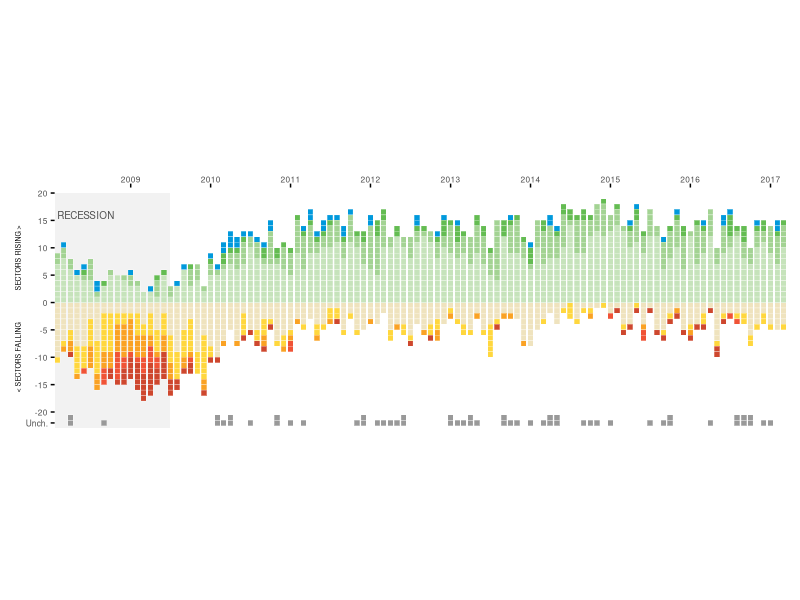
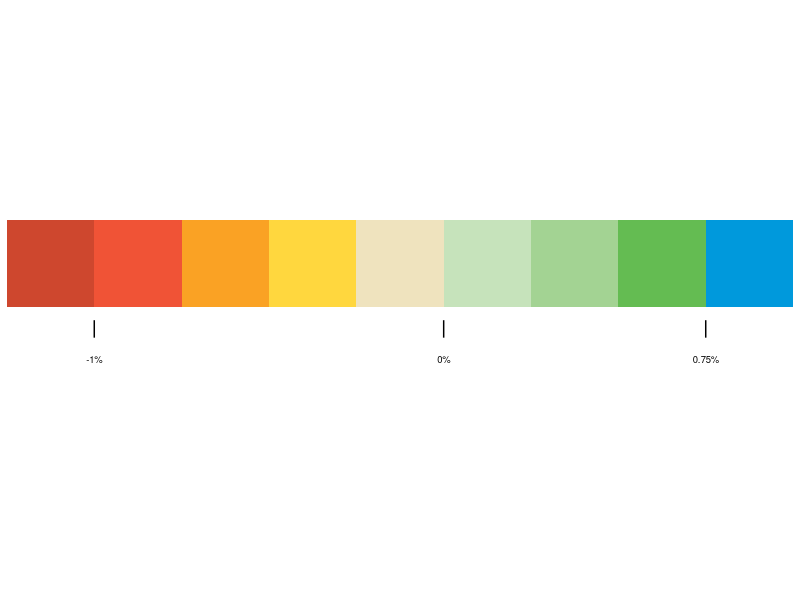
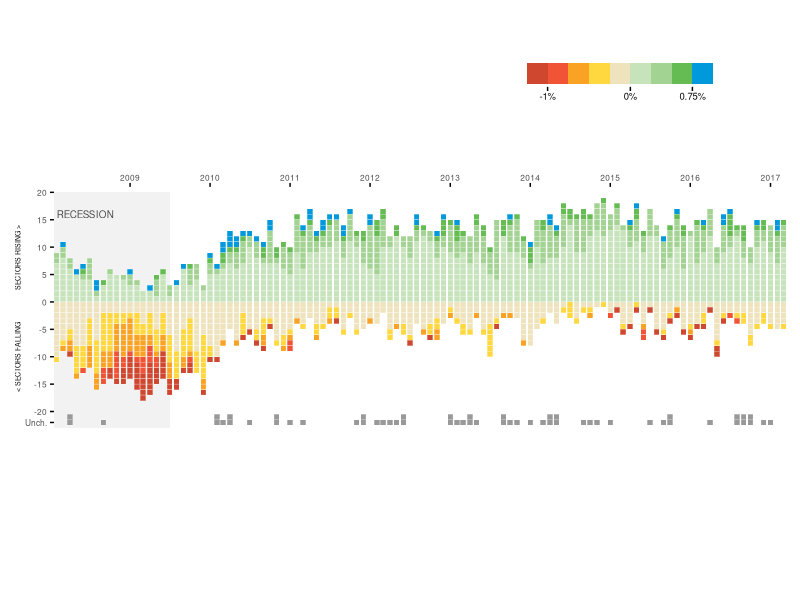
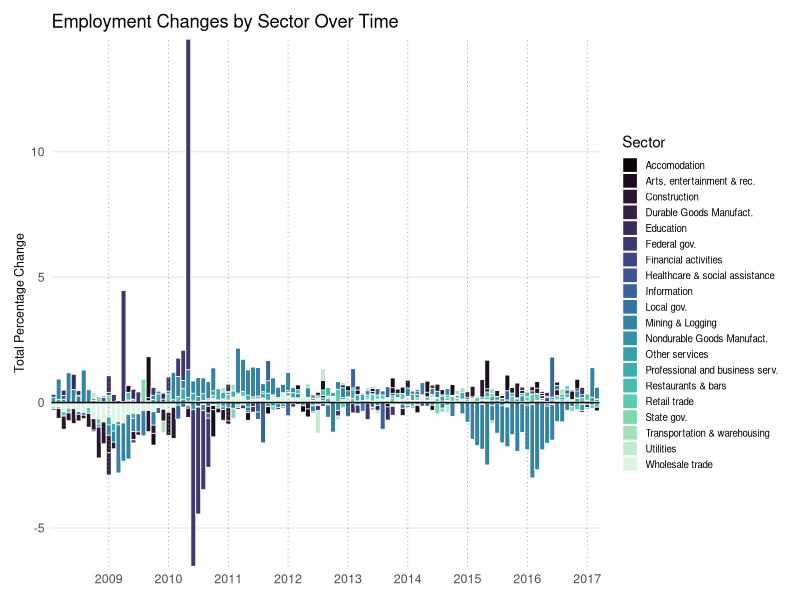
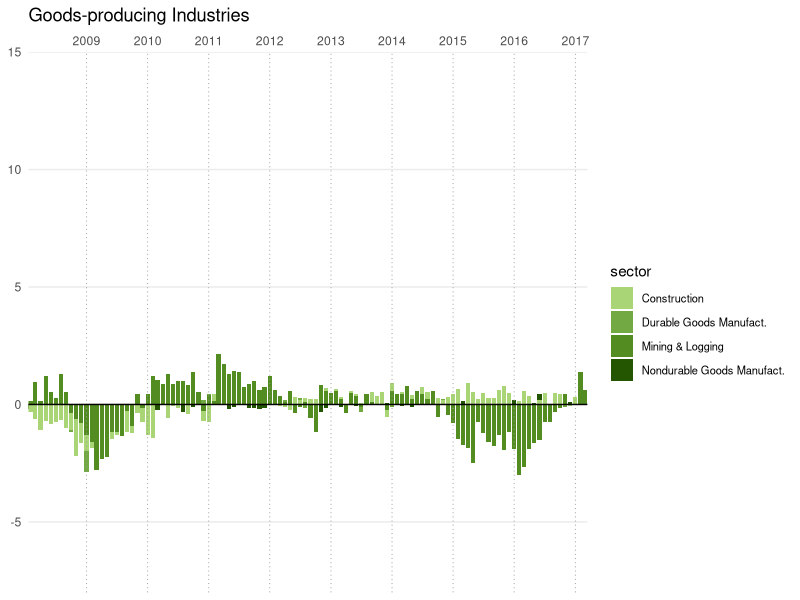
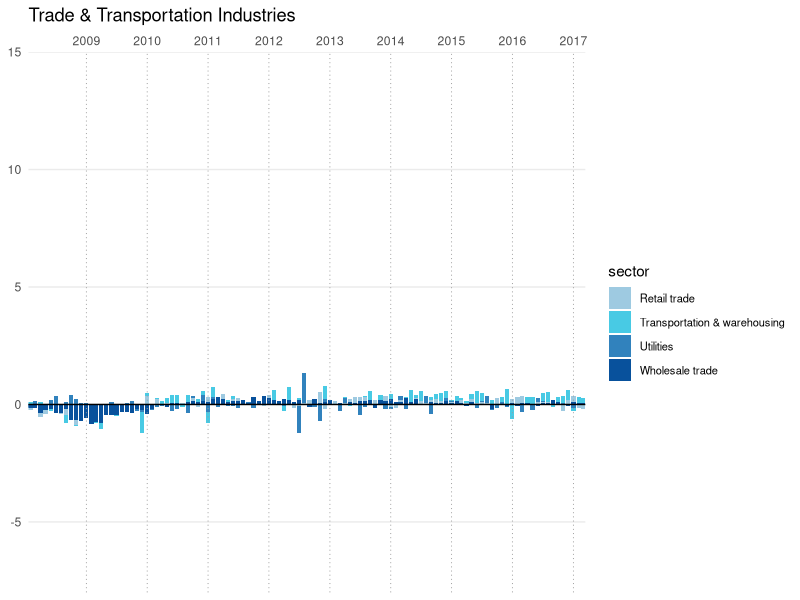
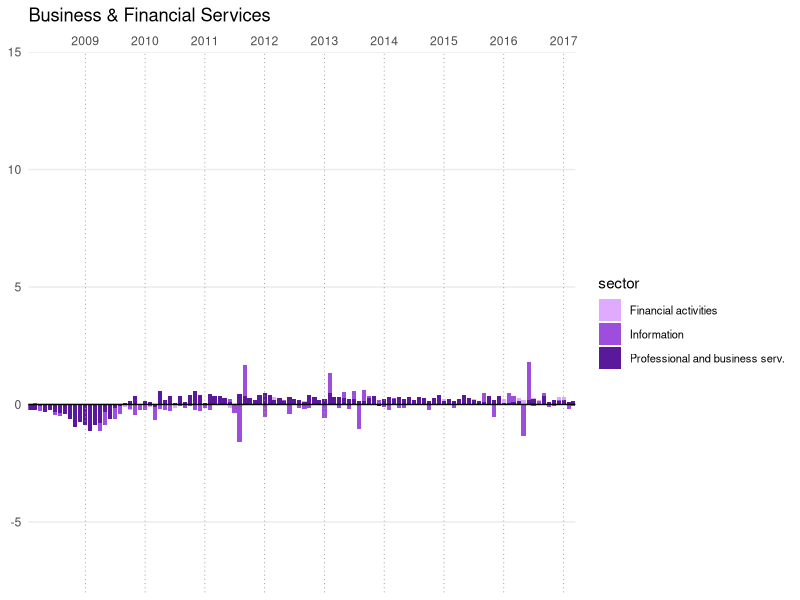
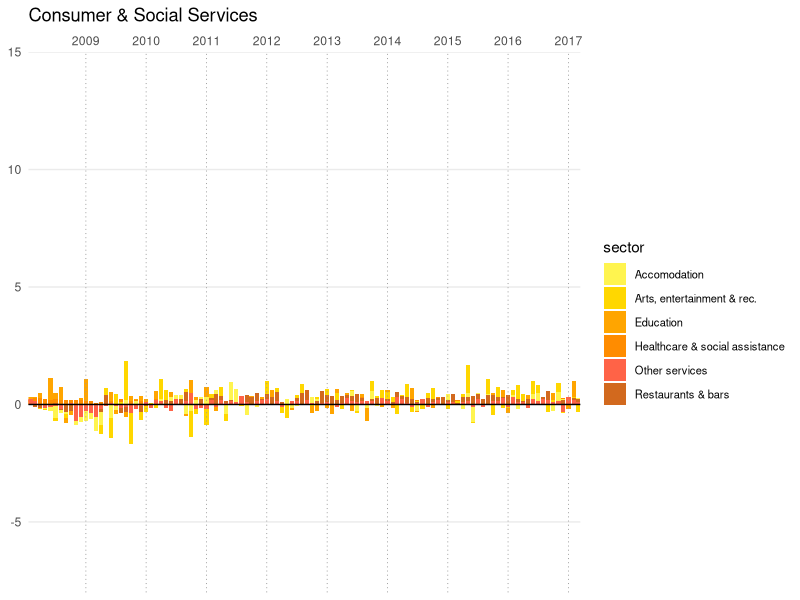

R code for these plots, in order:
## ---- chunk 1
library(tidyverse)
library(cowplot)
library(colorspace)
library(patchwork)
## ---- chunk 2
payrol_unemployment <- read.csv(file = "./monthly.csv")
## ---- chunk 3
new_payrol_unemployement <- 
  payrol_unemployment |> 
  rename(date = "observation_date",
         transportation_and_warehousing = "CES4300000001",
         utilities = "CES4422000001",
         education = "CES6561000001",
         health_care_and_social_assistance = "CES6562000001",
         arts_entertainment_and_rec = "CES7071000001",
         accommodation = "CES7072100001",
         restaurants_and_bars = "CES7072200001",
         federal_government = "CES9091000001",
         state_government = "CES9092000001",
         local_government = "CES9093000001",
         durable_goods_manufacturing = "DMANEMP",
         nondurable_goods_manufacturing = "NDMANEMP",
         construction = "USCONS",
         financial_activities = "USFIRE",
         information = "USINFO",
         mining_and_logging = "USMINE",
         professional_and_business_services = "USPBS",
         other_services = "USSERV",
         retail_trade = "USTRADE",
         wholesale_trade = "USWTRADE"
         ) |> 
  mutate(date = as.Date(date, format = "%Y-%m-%d"))
## ---- chunk 4
percentage_payroles <- new_payrol_unemployement |> 
  arrange(date) |> 
  mutate(across(
    c(transportation_and_warehousing, 
      utilities,
      education,
      health_care_and_social_assistance,
      arts_entertainment_and_rec,
      accommodation,
      restaurants_and_bars,
      federal_government,
      state_government,
      local_government,
      durable_goods_manufacturing,
      nondurable_goods_manufacturing,
      construction,
      financial_activities,
      information,
      mining_and_logging,
      professional_and_business_services,
      other_services,
      retail_trade,
      wholesale_trade),
    ~ (. - lag(.)) / lag(.) * 100
  ))
## ---- chunk 5
percentage_payroles |>
  filter(date == "2008-02-01") |>
  select(-date) |>  # temporarily remove date
  pivot_longer(everything(), names_to = "industry", values_to = "pct_change") |>
  arrange(desc(pct_change)) |>
  select(industry, pct_change)
## ---- chunk 6
plot_data <- percentage_payroles |> 
  pivot_longer(
    cols = -date,
    names_to = "sector",
    values_to = "percentage_change"
  ) |> 
  filter(date >= "2008-02-01" & date <= "2017-03-01") |> 
  filter(percentage_change <= -0.01 | percentage_change >= 0.01)
## ---- chunk 7
data_zero <- percentage_payroles |> 
  pivot_longer(
    cols = -date,
    names_to = "sector",
    values_to = "percentage_change"
  ) |> 
  filter(date >= "2008-02-01" & date <= "2017-03-01") |> 
  filter(percentage_change > -0.01 & percentage_change < 0.01)
## ---- chunk 8
stacked_data <- plot_data |> 
  group_by(date) |>  
  arrange(date, desc(percentage_change)) |> 
  mutate(is_positive = percentage_change > 0) |> 
  group_by(date, is_positive) |> 
    mutate(order = ifelse(is_positive,
                          rev(row_number()) - 0.5,
                          -row_number() + 0.5)
    ) |> 
  ungroup() |> 
  mutate(pc_bin = cut(   #create intervals with breaks saved in pc_bin
    percentage_change,
    breaks = c(-Inf, -1, -0.75, -0.5, -0.25, 0, 0.25, 0.5, 0.75, Inf),
    include.lowest = TRUE,
    labels = c("(-Inf,-1]", "(-1,-0.75]", "(-0.75,-0.5]", 
               "(-0.5,-0.25]", "(-0.25,0]", "(0,0.25]", 
               "(0.25,0.5]", "(0.5,0.75]", "(0.75,Inf]")
  ))

## ---- chunk 9
zero_stacked <- data_zero |> 
  group_by(date) |> 
  arrange(date, percentage_change) |> 
  mutate(stacked_position = row_number()) |> 
  ungroup()
  
## ---- chunk 10
combined_data <- bind_rows(
  stacked_data |> 
    mutate(category = "main") |> 
    select(date, order, pc_bin, category),
  
  zero_stacked |> 
    mutate(
      category = "unch",
      pc_bin = "unchanged"
    ) |> 
    mutate(order = -22 + (stacked_position - 1)) |>   # Separate mutate after
    select(date, order, pc_bin, category))
## ---- chunk 11
p1 <- ggplot(combined_data, aes(x = date, y = order)) +
  annotate("rect", 
           xmin = as.Date(-Inf), 
           xmax = as.Date("2009-06-30"), 
           ymin = -Inf, 
           ymax = 20, 
           fill = "grey90", 
           alpha = 0.5) +
  annotate("text",
           x = as.Date("2008-02-01"),
           y = 16,
           label = "RECESSION",
           hjust = 0,
           vjust = 0.5,
           size = 2.5,
           color = "grey30") +
  
  geom_tile(data = subset(combined_data, 
                          category == "main"),
            aes(fill = pc_bin),
            width = 25, 
            height = 1, 
            colour = "white", 
            linewidth = 0.1) +
  
  geom_tile(data = subset(combined_data, 
                          category == "unch"),
            width = 25, 
            height = 1, 
            fill = "#999999", 
            colour = "white", 
            linewidth = 0.1) +
  
  scale_fill_manual(values = c(
    "(-Inf,-1]" = "#ce472e",
    "(-1,-0.75]" = "#f05336",
    "(-0.75,-0.5]" = "#faa224",
    "(-0.5,-0.25]" = "#ffd73e",
    "(-0.25,0]" = "#efe3be",
    "(0,0.25]" = "#c6e3bb",
    "(0.25,0.5]" = "#a3d393",
    "(0.5,0.75]" = "#64bc52",
    "(0.75,Inf]" = "#0099dc"
  )) +
  scale_x_date(date_breaks = "1 year", date_labels = "%Y", position = "top", expand = c(0, 0)) +
  scale_y_continuous(breaks = c(20, 15, 10, 5, 0, -5, -10, -15, -20, -22),
                     labels = c("20", "15", "10", "5", "0", "-5", "-10", "-15", "-20", "Unch."),
                     limits = c(-23, 21),
                     expand = c(0, 0)) +
  coord_fixed(ratio = 25) +
  theme_minimal() +
  theme(
    axis.text.x.top = element_text(size = 6, angle = 0, hjust = 0.5, vjust = -1),
    axis.text.y = element_text(size = 6, hjust = 1, vjust = 0.5),
    axis.title.y = element_text(size = 5, angle = 90, vjust = 0.5),
    
    axis.ticks.x.top = element_line(color = "black", linewidth = 0.5),
    axis.ticks.length.x.top = unit(0.1, "cm"),
    
    axis.ticks.y = element_line(color = "black", linewidth = 0.5),
    axis.ticks.length.y = unit(0.1, "cm"),
    
    panel.grid.major = element_blank(),
    panel.grid.minor = element_blank(),
    
    panel.background = element_rect(fill = "white", color = NA),
    plot.background = element_rect(fill = "white", color = NA),
    
    plot.margin = margin(10, 10, 10, 10),
    legend.position = "none"
  ) +
  labs(x = NULL,
       y = "< SECTORS FALLING                SECTORS RISING > ",
       fill = NULL)
p1
## ---- chunk 12
legend_data <- data.frame(
  x = 1:9,
  y = 1,
  color_bin = c("(-Inf,-1]", "(-1,-0.75]", "(-0.75,-0.5]", "(-0.5,-0.25]", 
                "(-0.25,0]", "(0,0.25]", "(0.25,0.5]", "(0.5,0.75]", "(0.75,Inf]")
)
## ---- chunk 13
p2 <- ggplot(legend_data, aes(x = x, y = y, fill = color_bin)) +
  geom_tile(width = 1, height = 1, color = NA) +
  scale_fill_manual(values = c(
    "(-Inf,-1]" = "#ce472e",
    "(-1,-0.75]" = "#f05336",
    "(-0.75,-0.5]" = "#faa224",
    "(-0.5,-0.25]" = "#ffd73e",
    "(-0.25,0]" = "#efe3be",
    "(0,0.25]" = "#c6e3bb",
    "(0.25,0.5]" = "#a3d393",
    "(0.5,0.75]" = "#64bc52",
    "(0.75,Inf]" = "#0099dc"
  )) +
  annotate("segment", x= 1.5, xend = 1.5, y = 0.35, yend = 0.15, 
           color = "black", linewidth = 0.5) +
  annotate("segment", x = 5.5, xend = 5.5, y = 0.35, yend = 0.15, 
           color = "black", linewidth = 0.5) +
  annotate("segment", x = 8.5, xend = 8.5, y = 0.35, yend = 0.15, 
           color = "black", linewidth = 0.5) +  
  
  annotate("text", x = 1.5, y = -0.1, label = "-1%", size = 2.4) +
  annotate("text", x = 5.5, y = -0.1, label = "0%", size = 2.4) +
  annotate("text", x = 8.5, y = -0.1, label = "0.75%", size = 2.4) +
  
  scale_x_continuous(expand = c(0, 0)) +
  scale_y_continuous(expand = c(0, 0)) +
  coord_fixed(ratio = 1, clip = "off") +
  theme_void() +
  theme(
    legend.position = "none",
    plot.margin = margin(5, 5, 20, 5)
  )

p2
## ---- chunk 14
ggdraw() +
  draw_plot(p1) +
  draw_plot(p2, x = 0.65, y = 0.75, width = 0.25, height = 0.20)
## ---- chunk 15
bar_plot_new <- percentage_payroles |> 
  pivot_longer(
    cols = -date,
    names_to = "sector",
    values_to = "percentage_change"
  ) |> 
  filter(date >= "2008-02-01" & date <= "2017-03-01") 

## ---- chunk 16
names_sectors <- c(
  "construction" = "Construction",
  "durable_goods_manufacturing" = "Durable Goods Manufact.",
  "mining_and_logging" = "Mining & Logging",
  "nondurable_goods_manufacturing" = "Nondurable Goods Manufact.",
  
  "wholesale_trade" = "Wholesale trade",
  "retail_trade" = "Retail trade", 
  "transportation_and_warehousing" = "Transportation & warehousing",
  "utilities" = "Utilities",
  
  "information" = "Information",
  "financial_activities" = "Financial activities",
  "professional_and_business_services" = "Professional and business serv.",
  
  "education" = "Education",
  "health_care_and_social_assistance" = "Healthcare & social assistance",
  "accommodation" = "Accomodation",
  "restaurants_and_bars" = "Restaurants & bars",
  "arts_entertainment_and_rec" = "Arts, entertainment & rec.",
  "other_services" = "Other services",
  
  "federal_government" = "Federal gov.", 
  "state_government" = "State gov.", 
  "local_government" = "Local gov."
)
## ---- chunk 17
p3 <- ggplot(bar_plot_new, aes(x = date, y = percentage_change, fill = sector)) +
  geom_col(position = "identity", width = 30, color = "white", linewidth = 0.3) +
  geom_vline(xintercept = as.numeric(as.Date(paste0(2009:2017, "-01-01"))), 
           color = "grey60", linewidth = 0.3, linetype = "dotted") +
  geom_hline(yintercept = 0, color = "black", linewidth = 0.5) +
  scale_x_date(date_breaks = "1 year", date_labels = "%Y", expand = c(0, 0)) +
  scale_y_continuous(breaks = seq(-15, 15, by = 5),
                     expand = c(0, 0)) +
  scale_fill_viridis_d(option = "mako",
                       labels = names_sectors) +
  theme_minimal() +
  theme(
    axis.text.x = element_text(size = 9, angle = 0, hjust = 0.5),
    axis.title.y = element_text(size = 9),
    
    panel.grid.major.x = element_blank(),
    panel.grid.minor = element_blank(),
    
    panel.background = element_rect(fill = "white", color = NA),
    plot.background = element_rect(fill = "white", color = NA),
    
    plot.margin = margin(10, 10, 10, 10),
    legend.position = "right",
    legend.text = element_text(size = 7),
    legend.key.size = unit(0.4, "cm")
  ) +
  labs(x = NULL,
       y = "Total Percentage Change",
       fill = "Sector",
       title = "Employment Changes by Sector Over Time"
       )
p3  
## ---- chunk 18
sector_colors <- c(
  # Goods-producing (GREEN  shades)
  "construction" = "#aad576",                     
  "durable_goods_manufacturing" = "#73a942", 
  "mining_and_logging" = "#538d22",
  "nondurable_goods_manufacturing" = "#245501",

  # Trade & Transportation (BLUE shades)
  "retail_trade" = "#9ECAE1",
  "transportation_and_warehousing" = "#48cae4",
  "utilities" = "#3182BD",
  "wholesale_trade" = "#08519C",
  
  # Business & Financial Services (PURPLE shades)
  "financial_activities"= "#e0aaff",
  "information" = "#9d4edd",
  "professional_and_business_services" = "#5a189a",
  
  # Consumer & Social Services (ORANGE shades)
  "accommodation" = "#FFF44F",
  "arts_entertainment_and_rec" = "#FFD700",
  "education" = "#FFA500",
  "health_care_and_social_assistance" = "#FF8C00",
  "other_services" = "#FF6347",
  "restaurants_and_bars" = "#D2691E",
  
  # Government (RED shades)
  "federal_government" =  "#c75146",               
   "local_government"= "#e01e37",                 
  "state_government" =  "#8B0000"                 
)

## ---- chunk 19
goods_plot <- bar_plot_new|> 
  filter(sector %in% c("mining_and_logging", "construction", 
                        "durable_goods_manufacturing", "nondurable_goods_manufacturing")
         )|> 
  ggplot(aes(x = date, y = percentage_change, fill = sector)) +
  geom_col(position = "identity", width = 25) +
  geom_vline(xintercept = as.numeric(as.Date(paste0(2009:2017, "-01-01"))), 
           color = "grey60", linewidth = 0.3, linetype = "dotted") +
  geom_hline(yintercept = 0, color = "black", linewidth = 0.5) +
  scale_x_date(date_breaks = "1 year", date_labels = "%Y", expand = c(0, 0), position = "top") +
  scale_y_continuous(expand = c(0, 0),
                     limits = c(-8, 15)) +
  scale_fill_manual(values = sector_colors,
                    labels= names_sectors) +
  theme_minimal() +
  theme(
    panel.grid.major.x = element_blank(),
    panel.grid.minor = element_blank(),
    
    panel.background = element_rect(fill = "white", color = NA),
    plot.background = element_rect(fill = "white", color = NA),
  ) +
  labs(title = "Goods-producing Industries", x = NULL, y = NULL) +
  theme(legend.position = "right", legend.text = element_text(size = 8))

goods_plot
## ---- chunk 20
trade_trans_plot <- bar_plot_new|> 
  filter(sector %in% c("wholesale_trade", "retail_trade", "transportation_and_warehousing", "utilities")
         )|> 
  ggplot(aes(x = date, y = percentage_change, fill = sector)) +
  geom_col(position = "identity", width = 25) +
  geom_vline(xintercept = as.numeric(as.Date(paste0(2009:2017, "-01-01"))), 
           color = "grey60", linewidth = 0.3, linetype = "dotted") +
  geom_hline(yintercept = 0, color = "black", linewidth = 0.5) +
  scale_x_date(date_breaks = "1 year", date_labels = "%Y", expand = c(0, 0), position = "top") +
  scale_y_continuous(expand = c(0, 0),
                      limits = c(-8, 15)) +
  scale_fill_manual(values = sector_colors,
                    labels = names_sectors) +
  theme_minimal() +
  theme(
    panel.grid.major.x = element_blank(),
    panel.grid.minor = element_blank(),
    
    panel.background = element_rect(fill = "white", color = NA),
    plot.background = element_rect(fill = "white", color = NA),
  ) +
  labs(title = "Trade & Transportation Industries", x = NULL, y = NULL) +
  theme(legend.position = "right", legend.text = element_text(size = 8))

trade_trans_plot
## ---- chunk 21
business_finan_plot <- bar_plot_new|> 
  filter(sector %in% c("information", "financial_activities", "professional_and_business_services")
         )|> 
  ggplot(aes(x = date, y = percentage_change, fill = sector)) +
  geom_col(position = "identity", width = 25) +
  geom_vline(xintercept = as.numeric(as.Date(paste0(2009:2017, "-01-01"))), 
           color = "grey60", linewidth = 0.3, linetype = "dotted") +
  geom_hline(yintercept = 0, color = "black", linewidth = 0.5) +
  scale_x_date(date_breaks = "1 year", date_labels = "%Y", expand = c(0, 0), position = "top") +
  scale_y_continuous(expand = c(0, 0),
                      limits = c(-8, 15)) +
  scale_fill_manual(values = sector_colors,
                    labels = names_sectors)  +
  theme_minimal() +
  theme(
    panel.grid.major.x = element_blank(),
    panel.grid.minor = element_blank(),
    
    panel.background = element_rect(fill = "white", color = NA),
    plot.background = element_rect(fill = "white", color = NA),
  ) +
  labs(title = "Business & Financial Services", x = NULL, y = NULL) +
  theme(legend.position = "right", legend.text = element_text(size = 8))

business_finan_plot
## ---- chunk 22
consum_social_plot <- bar_plot_new|> 
  filter(sector %in% c("education", "health_care_and_social_assistance", "accommodation",
                       "restaurants_and_bars", "arts_entertainment_and_rec", "other_services")
         )|> 
  ggplot(aes(x = date, y = percentage_change, fill = sector)) +
  geom_col(position = "identity", width = 25) +
  geom_vline(xintercept = as.numeric(as.Date(paste0(2009:2017, "-01-01"))), 
           color = "grey60", linewidth = 0.3, linetype = "dotted") +
  geom_hline(yintercept = 0, color = "black", linewidth = 0.5) +
  scale_x_date(date_breaks = "1 year", date_labels = "%Y", expand = c(0, 0), position = "top") +
  scale_y_continuous(expand = c(0, 0),
                      limits = c(-8, 15)) +
  scale_fill_manual(values = sector_colors,
                    labels = names_sectors) +
  theme_minimal() +
  theme(
    panel.grid.major.x = element_blank(),
    panel.grid.minor = element_blank(),
    
    panel.background = element_rect(fill = "white", color = NA),
    plot.background = element_rect(fill = "white", color = NA),
  ) +
  labs(title = "Consumer & Social Services", x = NULL, y = NULL) +
  theme(legend.position = "right", legend.text = element_text(size = 8))

consum_social_plot
## ---- chunk 23
gov_plot <- bar_plot_new|> 
  filter(sector %in% c("federal_government", "state_government", "local_government")
         )|> 
  ggplot(aes(x = date, y = percentage_change, fill = sector)) +
  geom_col(position = "identity", width = 25) +
  geom_vline(xintercept = as.numeric(as.Date(paste0(2009:2017, "-01-01"))), 
           color = "grey60", linewidth = 0.3, linetype = "dotted") +
  geom_hline(yintercept = 0, color = "black", linewidth = 0.5) +
  scale_x_date(date_breaks = "1 year", date_labels = "%Y", expand = c(0, 0), position = "top") +
  scale_y_continuous(expand = c(0, 0),
                     limits = c(-8, 15)) +
  scale_fill_manual(values = sector_colors,
                    labels = names_sectors) +
  theme_minimal() +
  theme(
    panel.grid.major.x = element_blank(),
    panel.grid.minor = element_blank(),
    
    panel.background = element_rect(fill = "white", color = NA),
    plot.background = element_rect(fill = "white", color = NA),
  ) +
  labs(title = "Government", x = NULL, y = NULL) +
  theme(legend.position = "right", legend.text = element_text(size = 8))

gov_plot
## ---- chunk 24

layout <-
  p3 /
  (gov_plot | goods_plot) /
  (consum_social_plot | business_finan_plot) /
  (trade_trans_plot | plot_spacer()) +
  plot_layout(heights = c(1.5, 1, 1, 1))

layout
